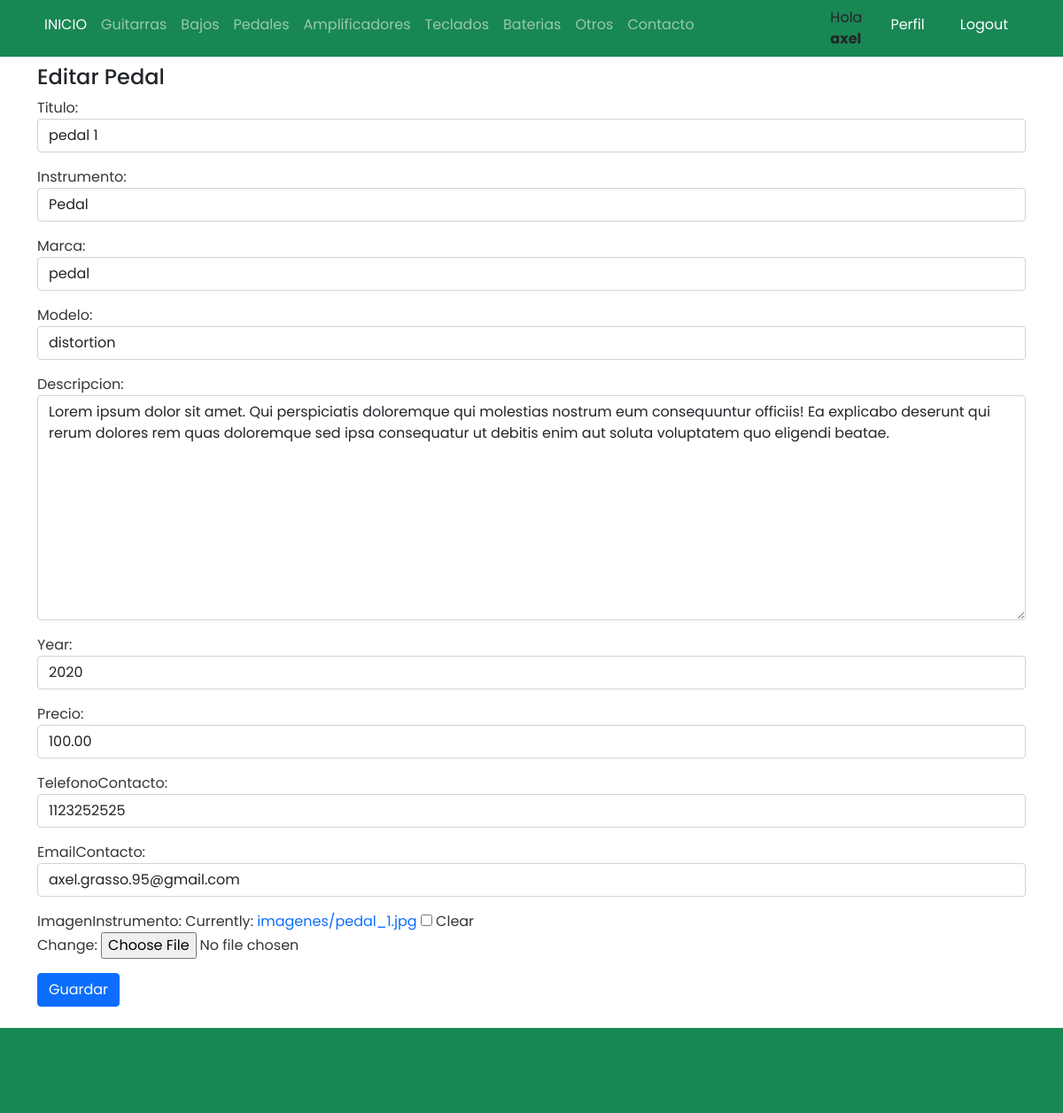
The app's page /pedalEdicion/93/ (signed in) with its own data.
### Base/models.py (models this page shows, shortened)
class Instrumento(models.Model):
    instrumentoSeleccion = (
    ('guitarra','Guitarra'),
    ('bajo', 'Bajo'),
    ('pedal','Pedal'),
    ('bateria','Bateria'),
    ('teclado','Teclado'),
    ('amplificador','Amplificador'),
    ('otro', 'Otro'),
    )
    usuario = models.ForeignKey(User, on_delete=models.CASCADE, null=True, blank=True)
    titulo = models.CharField(max_length=200)
    instrumento = models.CharField(max_length=15, choices=instrumentoSeleccion, default='guitarra')
    marca = models.CharField(max_length=40)
    modelo = models.CharField(max_length=40)
    descripcion = models.TextField(null=True, blank=True)
    year = models.IntegerField()
    precio = models.DecimalField(max_digits=10, decimal_places=2)
    fechaPublicacion = models.DateTimeField(auto_now_add=True)
    telefonoContacto = models.IntegerField()
    emailContacto = models.EmailField()
    imagenInstrumento = models.ImageField(null=True, blank=True, upload_to="imagenes/")
    class Meta:
        ordering = ['usuario', '-fechaPublicacion']

### Base/views.py (the view)
# urls.py: path('pedalEdicion/<int:pk>/', PedalUpdate.as_view(), name='pedal_editar'),
class PedalUpdate(LoginRequiredMixin, UpdateView):
    model = Instrumento
    form_class = ActualizacionInstrumento
    success_url = reverse_lazy('pedales')
    context_object_name = 'pedal'
    template_name = 'Base/pedalEdicion.html'

### Base/forms.py
class ActualizacionInstrumento(forms.ModelForm):
    class Meta:
        model = Instrumento
        fields = ('titulo', 'instrumento', 'marca', 'modelo', 'descripcion', 'year', 'precio', 'telefonoContacto', 'emailContacto', 'imagenInstrumento')
        widgets = {
            'titulo' : forms.TextInput(attrs={'class': 'form-control'}),
            'instrumento' : forms.Select(attrs={'class': 'form-control'}),
            'marca' : forms.TextInput(attrs={'class': 'form-control'}),
            'modelo' : forms.TextInput(attrs={'class': 'form-control'}),
            'descripcion' : forms.Textarea(attrs={'class': 'form-control'}),
            'year' : forms.TextInput(attrs={'class': 'form-control'}),
            'precio' : forms.TextInput(attrs={'class': 'form-control'}),
            'telefonoContacto' : forms.TextInput(attrs={'class': 'form-control'}),
            'emailContacto' : forms.TextInput(attrs={'class': 'form-control'}),
        }

### Base/templates/Base/pedalEdicion.html
{% extends 'Base/home.html' %}
{% block content %}
<br>
<br>
{% if user.id == pedal.usuario.id %}
<div class="container">
    <h4>Editar Pedal</h4>
</div>
<div class="container">
    <div class="form-group">
        <form method="post" enctype="multipart/form-data">{% csrf_token %}
            {{ form.as_p }}
            <button type="submit" class="btn btn-primary">Guardar</button>
        </form>
    </div>
</div>
<br>
{% else %}
<div class="container">
<h4>No tienes acceso a esta pagina!</h4>
</div>
{% endif %}
{% endblock %}

### Base/templates/Base/home.html (shortened to what this page needs)
{% load static %}
<!DOCTYPE html>
<html lang="en">
<head>
    <link href="https://cdn.jsdelivr.net/npm/bootstrap@5.0.2/dist/css/bootstrap.min.css" rel="stylesheet"
>
    <link rel="stylesheet" href="https://cdn.jsdelivr.net/npm/bootstrap-icons@1.3.0/font/bootstrap-icons.css">
    <link rel="stylesheet" type="text/css" href="{% static 'style.css' %}">
</head>
<body>
    <nav class="navbar navbar-expand-sm bg-success navbar-dark py-2 fixed-top">
      <div class="container">
            <div class="collapse navbar-collapse" id="navmenu">
              <ul class="navbar-nav mr-auto">
                <li class="nav-item">
                  <a class="nav-link" href="{% url 'home' %}"><span class="text-white">INICIO</span></a>
                </li>
                <li class="nav-item">
                  <a class="nav-link" href="{% url 'guitarras' %}">Guitarras</a>
                </li>
                <li class="nav-item">
                  <a class="nav-link" href="{% url 'bajos' %}">Bajos</a>
                </li>
                <li class="nav-item">
                  <a class="nav-link" href="{% url 'pedales' %}">Pedales</a>
                </li>
                <li class="nav-item">
                  <a class="nav-link" href="{% url 'amplificadores' %}">Amplificadores</a>
                </li>
                <li class="nav-item">
                  <a class="nav-link" href="{% url 'teclados' %}">Teclados</a>
                </li>
                <li class="nav-item">
                  <a class="nav-link" href="{% url 'baterias' %}">Baterias</a>
                </li>
                <li class="nav-item">
                  <a class="nav-link" href="{% url 'otros' %}">Otros</a>
                </li>
                <li class="nav-item">
                  <a class="nav-link" href="{% url 'acerca_de_mi' %}">Contacto</a>
                </li>
                <div class="container"></div>
                <div class="container"></div>
                <div class="container"></div>
                <div class="container"></div>
                <div class="container"></div>
                {% if request.user.is_authenticated %}
                <div class="container">
                <li class="nav-item">
                  <span class="text-dark"> Hola <strong>{{request.user.first_name}}</strong></span>
                </li>
                </div>
                <div class="container">
                <li class="nav-item">
                  <a class="nav-link" href="{% url 'editar_perfil' %}"><span class="text-white">Perfil</span></a>
                </li>
                </div>
                <div class="container">
                <li class="nav-item">
                  <a class="nav-link" href="{% url 'logout' %}"><span class="text-white">Logout</span></a>
                </li>
                </div>
              {% endif %}
           </ul>
          </div>
      </div>
  </nav>
      {% block content %}{% endblock %}
  <footer class="p-5 bg-success text-white text-center position-relative">
  </footer>
</body>
</html>

### Base/static/style.css (style rules this page uses)
body { background-color: white; font-family: 'Poppins', 'Nunito', sans-serif; padding-top: 25px; }
a { text-decoration: none; }
li { text-decoration: none; }
p { color: #363636; }

### records on screen
Instrumento: titulo "pedal 1", instrumento "Pedal", marca "pedal", modelo "distortion", descripcion "Lorem ipsum dolor sit amet. Qui perspiciatis doloremque qui molestias nostrum eum consequuntur officiis! Ea explicabo deserunt qui rerum dolores rem quas doloremque sed ipsa consequatur ut debitis enim aut soluta voluptatem quo eligendi beatae.", year "2020", precio "100.00", telefonoContacto "1123252525", emailContacto "axel.grasso.95@gmail.com"

### other values on screen
{{ request.user.first_name }} "axel"
